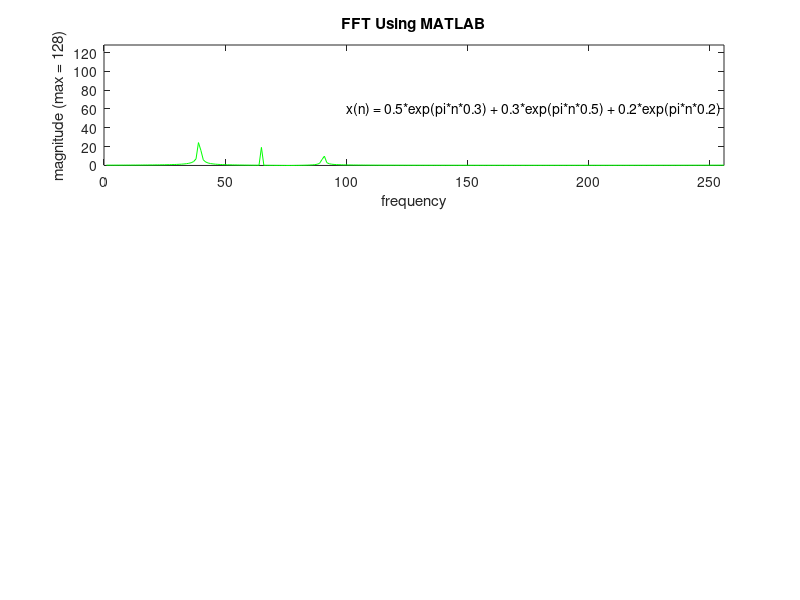

Write MATLAB code to recreate this figure. (Note: this script raises an error after producing the figure.)

clc;
XMIN = 0;
XMAX = 256 ;
YMIN = 0;
YMAX = 128;
k = 0.3;
k1 = 0.5;
k2 = 0.7;
n = [0:255];
r = 64*(0.5*cos(pi*n*k)+0.3*cos(pi*n*k1)+0.2*cos(pi*n*k2));    % Tallies with the c code input_generator.c.
i = 64*(0.5*sin(pi*n*k)+0.3*sin(pi*n*k1)+0.2*sin(pi*n*k2));
x1 = r + j*i;
X1 = abs(fft(x1,256));
subplot(3,1,1)
plot(X1/256,'g'),axis([XMIN XMAX YMIN YMAX]),title('FFT Using MATLAB'),xlabel('frequency'),ylabel('magnitude (max = 128)'),  text(100,60,'x(n) = 0.5*exp(pi*n*0.3) + 0.3*exp(pi*n*0.5) + 0.2*exp(pi*n*0.2)');

x2r = numeric030507(:,2);
x2i = numeric030507(:,3);
X2 = sqrt(x2r.^2 + x2i.^2);
subplot(3,1,2)
plot(X2,'c'),axis([XMIN XMAX YMIN YMAX]),title('FFT Using C'), xlabel('frequency'),ylabel('magnitude (max = 128)');

a = k030507(:,1);
for n=1:256
    x3r(n) = a(2*n-1,1);
    x3i(n) = a(2*n,1);
    X3(n) = sqrt(x3r(n)^2 + x3i(n)^2);
end
subplot(3,1,3)
plot(X3,'r'),axis([XMIN XMAX YMIN YMAX]),title('FFT Using the FFT Verilog Module'), xlabel('frequency'),ylabel('magnitude (max = 128)');